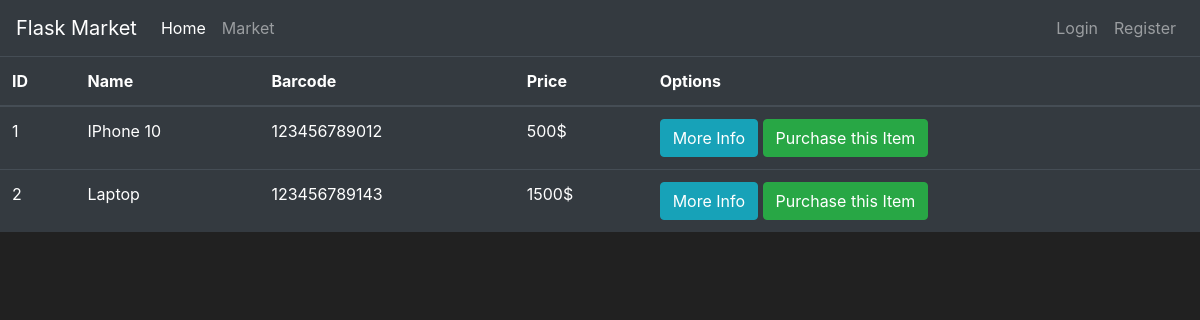
/market, run on an earlier commit of the app's database.
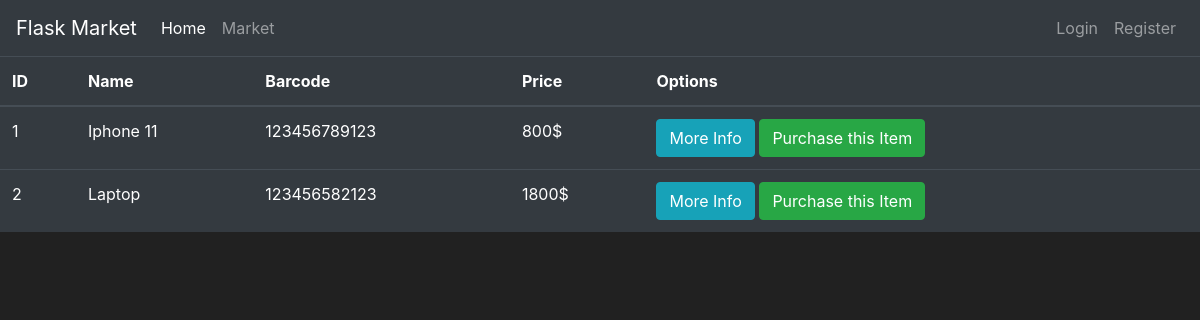
And on a later commit of the database.
### market/models.py (models this page shows, shortened)
class Item(db.Model):
    id = db.Column(db.Integer(),primary_key=True)
    name = db.Column(db.String(length=30), nullable=False, unique=True)
    price = db.Column(db.Integer(), nullable=False)
    barcode = db.Column(db.String(length=12), nullable=False, unique=True)
    description = db.Column(db.String(length=1000), nullable=False, unique=True)
    owner = db.Column(db.Integer(), db.ForeignKey('user.id'))

### market/routes.py (the view)
@app.route("/market")
def market_page():
    items = Item.query.all()
    return render_template("market.html", items=items)

### market/templates/market.html (shortened to what this page needs)
{% extends 'base.html' %}
{% block content %}
      <table class="table table-hover table-dark">
        <thead>
            <tr>
                <th scope="col">ID</th>
                <th scope="col">Name</th>
                <th scope="col">Barcode</th>
                <th scope="col">Price</th>
                <th scope="col">Options</th>
            </tr>
        </thead>
        <tbody>
            {% for item in items %}
                <tr>
                    <td>{{ item.id }}</td>
                    <td>{{ item.name }}</td>
                    <td>{{ item.barcode }}</td>
                    <td>{{ item.price }}$</td>
                    <td>
                        <button class="btn btn-outline btn-info">More Info</button>
                        <button class="btn btn-outline btn-success">Purchase this Item</button>
                    </td>
                </tr>
            {% endfor %}
        </tbody>
    </table>
{% endblock %}

### market/templates/base.html (shortened to what this page needs)
<!doctype html>
<html lang="en">
<head>
  <link rel="stylesheet" href="https://cdn.jsdelivr.net/npm/bootstrap@4.5.3/dist/css/bootstrap.min.css"
>
</head>
<body>
  <nav class="navbar navbar-expand-md navbar-dark bg-dark">
    <a class="navbar-brand" href="#">Flask Market</a>
    <div class="collapse navbar-collapse" id="navbarNav">
      <ul class="navbar-nav mr-auto">
        <li class="nav-item active">
          <a class="nav-link" href="{{ url_for('home_page') }}">Home <span class="sr-only">(current)</span></a>
        </li>
        <li class="nav-item">
          <a class="nav-link" href="{{ url_for('market_page') }}">Market</a>
        </li>
      </ul>
      <ul class="navbar-nav">
        <li class="nav-item">
          <a class="nav-link" href="#">Login</a>
        </li>
        <li class="nav-item">
          <a class="nav-link" href="{{ url_for('register_page') }}">Register</a>
        </li>
      </ul>
    </div>
  </nav>
    {% block content %}
    {% endblock %}
</body>
</html>

### market/templates/base.html (style rules this page uses)
body { background-color: #212121; color: white }

What changed in the data, as far as the page shows it:
changed Item id 1: name "IPhone 10" → "Iphone 11"; barcode "123456789012" → "123456789123"; price "500" → "800"
changed Item "Laptop": barcode "123456789143" → "123456582123"; price "1500" → "1800"
